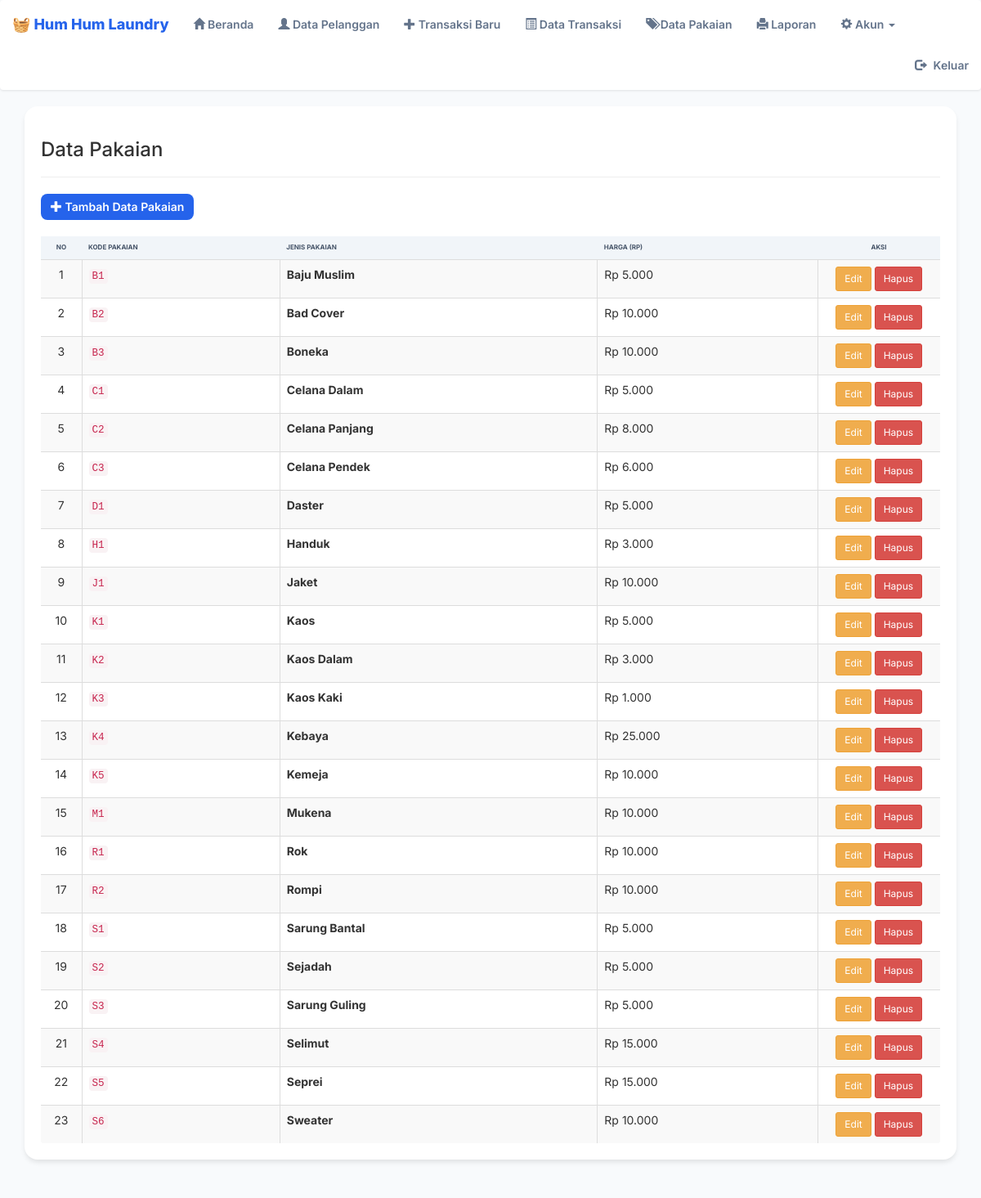
The page /pakaian.php (signed in) on the database its author committed.
### tables this page shows
CREATE TABLE `pakaian` (
  `Id_Pakaian` char(2) NOT NULL,
  `Jenis_Pakaian` varchar(15) NOT NULL,
  `harga` int DEFAULT '0'
);

### pakaian.php (the view, shortened to what this page needs)
<?php
if (isset($_SESSION['id'])) {
?>
  <!DOCTYPE html>
  <html>
  <head>
    <?php
    include "include/header.php";
    ?>
  </head>
  <body style="background: #f8fafc;">
    <nav class="navbar navbar-default">
      <div class="container-fluid">
        <div class="navbar-header">
          <a class="navbar-brand" href="#">🧺 Hum Hum Laundry</a>
        </div>
        <ul class="nav navbar-nav">
          <?php
          include "include/list.php"
          ?>
        </ul>
        <ul class="nav navbar-nav navbar-right">
          <li><a href="logout.php"><span class="glyphicon glyphicon-log-out" style="margin-right: 5px;"></span> Keluar</a></li>
        </ul>
      </div>
    </nav>
    <div class="container">
      <div class="panel">
        <h3>Data Pakaian</h3>
        <hr>
        <div class="tombol" style="margin-bottom: 20px;">
          <a href="tambahdatapakaian.php" class="btn btn-primary"><span class="glyphicon glyphicon-plus"></span> Tambah Data Pakaian</a>
        </div>
        <div class="table-responsive">
          <table id="table" class="table table-striped table-bordered">
            <thead>
              <tr>
                <th style="text-align: center; width: 50px;">No</th>
                <th>Kode Pakaian</th>
                <th>Jenis Pakaian</th>
                <th>Harga (Rp)</th>
                <th style="text-align: center; width: 150px;">Aksi</th>
              </tr>
            </thead>
            <tbody>
              <?php
              include "./include/koneksi.php";
              $i = 1;
              $sql = mysqli_query($conn, "SELECT * FROM pakaian ORDER BY Id_Pakaian");
              while ($hasil = mysqli_fetch_array($sql)) {
              ?>
                <tr>
                  <td style="text-align: center;"><?php echo $i; ?></td>
                  <td><code><?php echo $hasil['Id_Pakaian']; ?></code></td>
                  <td><strong><?php echo $hasil['Jenis_Pakaian']; ?></strong></td>
                  <td>Rp <?php echo number_format($hasil['harga'], 0, ',', '.'); ?></td>
                  <td style="text-align: center;">
                    <a href="editdatapakaian.php?edit=<?php echo $hasil['Id_Pakaian']; ?>" class="btn btn-warning btn-sm">Edit</a>
                    <a href="proses-hapus-pakaian.php?hapus=<?php echo $hasil['Id_Pakaian']; ?>" class="btn btn-danger btn-sm">Hapus</a>
                  </td>
                </tr>
              <?php
                $i++;
              }
              ?>
            </tbody>
          </table>
        </div>
      </div>
    </div>
    <br>
    <br>
    <br>
  </body>
  </html>
<?php
} else {
  header("location:login/index.php");
}

### asset/css/admin-style.css (style rules this page uses)
:root { --primary: #2563eb; --sidebar-bg: #1e293b; --content-bg: #f8fafc; }
body { background-color: var(--content-bg) !important; font-family: "Inter", sans-serif !important; }
.navbar-default { background-color: #ffffff !important; border: none !important; box-shadow: 0 1px 3px rgba(0, 0, 0, 0.1) !important; padding: 0.5rem 0; }
.navbar-brand { font-weight: 800 !important; color: var(--primary) !important; }
.navbar-default .navbar-nav > li > a { color: #64748b !important; font-weight: 600; transition: all 0.2s; }
.container > .panel, .container > .table-responsive { background: white; border-radius: 16px; padding: 2rem; box-shadow: 0 4px 6px -1px rgba(0, 0, 0, 0.1); border: none; }
.btn-primary { background-color: var(--primary) !important; border: none !important; border-radius: 8px !important; padding: 0.6rem 1.2rem !important; font-weight: 600 !important; }
.table thead { background-color: #f1f5f9; }
.table thead th { border: none !important; color: #475569 !important; text-transform: uppercase; font-size: 0.8rem; font-weight: 700; }

### rows shown on the page
pakaian: Id_Pakaian "B1", Jenis_Pakaian "Baju Muslim", harga "5.000"
pakaian: Id_Pakaian "B2", Jenis_Pakaian "Bad Cover", harga "10.000"
pakaian: Id_Pakaian "B3", Jenis_Pakaian "Boneka", harga "10.000"
pakaian: Id_Pakaian "C1", Jenis_Pakaian "Celana Dalam", harga "5.000"
pakaian: Id_Pakaian "C2", Jenis_Pakaian "Celana Panjang", harga "8.000"
pakaian: Id_Pakaian "C3", Jenis_Pakaian "Celana Pendek", harga "6.000"
pakaian: Id_Pakaian "D1", Jenis_Pakaian "Daster", harga "5.000"
pakaian: Id_Pakaian "H1", Jenis_Pakaian "Handuk", harga "3.000"
pakaian: Id_Pakaian "J1", Jenis_Pakaian "Jaket", harga "10.000"
pakaian: Id_Pakaian "K1", Jenis_Pakaian "Kaos", harga "5.000"
pakaian: Id_Pakaian "K2", Jenis_Pakaian "Kaos Dalam", harga "3.000"
pakaian: Id_Pakaian "K3", Jenis_Pakaian "Kaos Kaki", harga "1.000"
pakaian: Id_Pakaian "K4", Jenis_Pakaian "Kebaya", harga "25.000"
pakaian: Id_Pakaian "K5", Jenis_Pakaian "Kemeja", harga "10.000"
pakaian: Id_Pakaian "M1", Jenis_Pakaian "Mukena", harga "10.000"
pakaian: Id_Pakaian "R1", Jenis_Pakaian "Rok", harga "10.000"
pakaian: Id_Pakaian "R2", Jenis_Pakaian "Rompi", harga "10.000"
pakaian: Id_Pakaian "S1", Jenis_Pakaian "Sarung Bantal", harga "5.000"
pakaian: Id_Pakaian "S2", Jenis_Pakaian "Sejadah", harga "5.000"
pakaian: Id_Pakaian "S3", Jenis_Pakaian "Sarung Guling", harga "5.000"
pakaian: Id_Pakaian "S4", Jenis_Pakaian "Selimut", harga "15.000"
pakaian: Id_Pakaian "S5", Jenis_Pakaian "Seprei", harga "15.000"
pakaian: Id_Pakaian "S6", Jenis_Pakaian "Sweater", harga "10.000"
